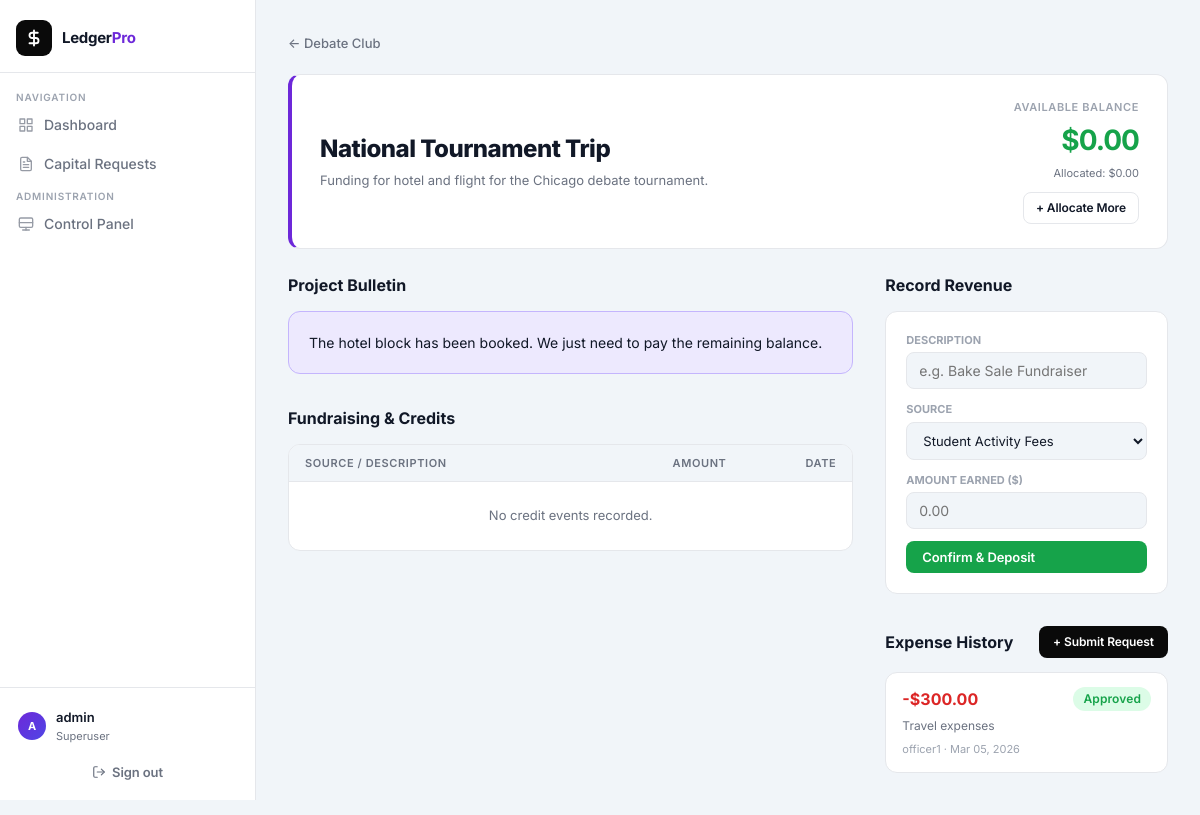
The app's page /org/1/project/1/ (signed in) with its own data.
### orgs/models.py (models this page shows, shortened)
class Organization(models.Model):
    institution = models.ForeignKey(
        Institution, on_delete=models.CASCADE, related_name='organizations',
        null=True, blank=True
    )
    name = models.CharField(max_length=200)
    description = models.TextField(blank=True)
    officers = models.ManyToManyField(User, related_name='officer_of', blank=True)
    budget = models.DecimalField(
        max_digits=12, decimal_places=2, default=0.00,
        help_text="Starting budget manually inputted by Admins"
    )
    admins = models.ManyToManyField(
        User, related_name='org_admin_of', blank=True,
        help_text="Users with admin-level access to this org (set by the Institution Superuser)"
    )

class Project(models.Model):
    organization = models.ForeignKey(Organization, on_delete=models.CASCADE, related_name='projects')
    name = models.CharField(max_length=200)
    description = models.TextField(blank=True)
    bulletin = models.TextField(blank=True, help_text="Project bulletin board")
    allocated_budget = models.DecimalField(
        max_digits=12, decimal_places=2, default=0.00,
        help_text="Capital allocated from the main Org budget to this project"
    )
    @property
    def current_balance(self):
        return self.allocated_budget

class CapitalRequest(models.Model):
    STATUS_CHOICES = [
        ('PENDING', 'Pending Review'),
        ('APPROVED', 'Approved'),
        ('REJECTED', 'Rejected'),
    ]
    CATEGORY_CHOICES = [
        ('EVENTS', 'Events & Programming'),
        ('TRAVEL', 'Travel'),
        ('OPERATIONS', 'Operations'),
        ('MARKETING', 'Marketing & Outreach'),
        ('PERSONNEL', 'Personnel'),
        ('FUNDRAISING', 'Fundraising'),
        ('EQUIPMENT', 'Equipment'),
        ('MISC', 'Miscellaneous'),
    ]
    organization = models.ForeignKey(Organization, on_delete=models.CASCADE, related_name='requests')
    project = models.ForeignKey(Project, on_delete=models.CASCADE, related_name='requests')
    submitted_by = models.ForeignKey(User, on_delete=models.CASCADE)
    amount = models.DecimalField(max_digits=12, decimal_places=2)
    category = models.CharField(max_length=50, choices=CATEGORY_CHOICES, default='MISC')
    purpose = models.TextField()
    status = models.CharField(max_length=20, choices=STATUS_CHOICES, default='PENDING')
    admin_note = models.TextField(blank=True, null=True)
    created_at = models.DateTimeField(auto_now_add=True)
    updated_at = models.DateTimeField(auto_now=True)

### orgs/views.py (the view)
# urls.py: path('org/<int:org_id>/project/<int:project_id>/', views.project_detail, name='project_detail'),
@login_required
def project_detail(request, org_id, project_id):
    org = get_object_or_404(Organization, id=org_id)
    if not can_access_org(request.user, org):
        return redirect('dashboard')
    project = get_object_or_404(Project, id=project_id, organization=org)
    req_qs = project.requests.all().order_by('-created_at')
    credits = project.credits.all().order_by('-created_at')
    is_admin = is_admin_for_org(request.user, org)
    return render(request, 'orgs/project_detail.html', {
        'org': org,
        'project': project,
        'requests': req_qs,
        'credits': credits,
        'is_admin': is_admin,
        'sources': CreditEvent.SOURCE_CHOICES,
    })

### orgs/context_processors.py (called while the page is built)
def platform_context(request):
    if request.user.is_anonymous:
        return {
            'is_platform_admin': False,
            'user_institution': None,
            'is_any_superuser': False,
        }
    return {
        'is_platform_admin': is_platform_admin(request.user),
        'user_institution': get_user_institution(request.user),
        'is_any_superuser': is_any_superuser(request.user),
    }

### orgs/utils.py (called while the page is built)
def get_user_institution(user):
    if user.is_anonymous:
        return None
    try:
        if hasattr(user, 'superuser_of'):
            return user.superuser_of
    except Exception:
        pass
    org = Organization.objects.filter(admins=user).first() or Organization.objects.filter(officers=user).first()
    if org:
        return org.institution
    return None

def is_platform_admin(user):
    return user.is_superuser and not hasattr(user, 'superuser_of')

def is_any_superuser(user):
    if is_platform_admin(user):
        return True
    institution = get_user_institution(user)
    if institution and user == institution.superuser:
        return True
    return False

def is_admin_for_org(user, org):
    if is_platform_admin(user):
        return True
    institution = get_user_institution(user)
    if institution and user == institution.superuser and org.institution == institution:
        return True
    return user in org.admins.all()

def can_access_org(user, org):
    return is_admin_for_org(user, org) or is_officer_for_org(user, org)

### orgs/templates/orgs/project_detail.html (shortened to what this page needs)
{% extends 'orgs/base.html' %}
{% block content %}
<a href="{% url 'org_detail' org.id %}" class="back-link">&larr; {{ org.name }}</a>
<div class="card"
    style="margin-bottom: 24px; display: flex; justify-content: space-between; align-items: center; padding: 24px 28px; border-left: 4px solid var(--primary);">
    <div>
        <h1 style="font-size: 24px; font-weight: 800; letter-spacing: -0.5px; margin-bottom: 4px;">{{ project.name }}
        </h1>
        <p style="color: var(--text-muted); font-size: 13px;">{{ project.description|default:"No description provided." }}</p>
    </div>
    <div style="text-align: right;">
        <div
            style="font-size: 11px; font-weight: 600; text-transform: uppercase; letter-spacing: 0.6px; color: var(--text-label); margin-bottom: 4px;">
            Available Balance</div>
        <div class="money" style="font-size: 28px; letter-spacing: -1px; color: var(--success);">${{ project.current_balance }}</div>
        <div style="font-size: 11px; color: var(--text-muted); margin-top: 4px;">
            Allocated: ${{ project.allocated_budget }}
        </div>
        {% if is_admin %}
        <a href="{% url 'allocate_funds' org.id project.id %}" class="btn btn-outline"
            style="margin-top: 10px; font-size: 12px; padding: 6px 12px;">+ Allocate More</a>
        {% endif %}
    </div>
</div>
<div style="display: grid; grid-template-columns: 2fr 1fr; gap: 32px; align-items: start;">
    <div>
        <h2 style="font-size: 16px; font-weight: 700; margin-bottom: 14px;">Project Bulletin</h2>
        <div class="card" style="background: var(--purple-bg); border-color: #C4B5FD; margin-bottom: 32px;">
            <p style="font-size: 14px; line-height: 1.7; color: #3B0764;">
                {{ project.bulletin|default:"No announcements posted yet."|linebreaks }}
            </p>
        </div>
        <div style="display: flex; justify-content: space-between; align-items: center; margin-bottom: 14px;">
            <h2 style="font-size: 16px; font-weight: 700;">Fundraising & Credits</h2>
        </div>
        <div class="card" style="padding: 0; overflow: hidden; margin-bottom: 32px;">
            <table>
                <thead>
                    <tr>
                        <th>Source / Description</th>
                        <th style="text-align: right;">Amount</th>
                        <th style="text-align: right;">Date</th>
                    </tr>
                </thead>
                <tbody>
                    {% for c in credits %}
                    <tr>
                        <td style="font-weight: 500;">{{ c.description }}</td>
                        <td style="text-align: right; color: var(--success); font-weight: 600;">+${{ c.amount }}</td>
                        <td style="text-align: right; color: var(--text-muted); font-size: 12px;">{{ c.created_at|date:"M d, Y" }}</td>
                    </tr>
                    {% empty %}
                    <tr>
                        <td colspan="3" style="text-align: center; color: var(--text-muted); padding: 24px;">No credit
                            events recorded.</td>
                    </tr>
                    {% endfor %}
                </tbody>
            </table>
        </div>
    </div>
    <div>
        {% if is_admin %}
        <h2 style="font-size: 16px; font-weight: 700; margin-bottom: 14px;">Record Revenue</h2>
        <div class="card" style="margin-bottom: 32px;">
            <form method="post" action="{% url 'record_credit' org.id project.id %}"
                style="display: flex; flex-direction: column; gap: 12px;">
                <div>
                    <label
                        style="font-size: 11px; font-weight: 700; text-transform: uppercase; color: var(--text-label); display: block; margin-bottom: 4px;">Description</label>
                    <input type="text" name="description" class="form-control" placeholder="e.g. Bake Sale Fundraiser"
                        required>
                </div>
                <div>
                    <label
                        style="font-size: 11px; font-weight: 700; text-transform: uppercase; color: var(--text-label); display: block; margin-bottom: 4px;">Source</label>
                    <select name="source" class="form-control" required style="font-size: 13px;">
                        {% for key, val in sources %}
                        <option value="{{ key }}">{{ val }}</option>
                        {% endfor %}
                    </select>
                </div>
                <div>
                    <label
                        style="font-size: 11px; font-weight: 700; text-transform: uppercase; color: var(--text-label); display: block; margin-bottom: 4px;">Amount
                        Earned ($)</label>
                    <input type="number" name="amount" class="form-control" placeholder="0.00" step="0.01" required>
                </div>
                <button type="submit" class="btn" style="background: var(--success);">Confirm & Deposit</button>
            </form>
        </div>
        {% endif %}
        <div style="display: flex; justify-content: space-between; align-items: center; margin-bottom: 14px;">
            <h2 style="font-size: 16px; font-weight: 700;">Expense History</h2>
            <a href="{% url 'submit_request_project' org.id project.id %}" class="btn"
                style="font-size: 12px; padding: 7px 14px;">+ Submit Request</a>
        </div>
        {% for req in requests %}
        <div class="card" style="padding: 14px 16px; margin-bottom: 10px;">
            <div style="display: flex; justify-content: space-between; align-items: flex-start; margin-bottom: 6px;">
                <span class="money" style="font-size: 16px; color: var(--danger);">-${{ req.amount }}</span>
                <span class="badge {{ req.status|lower }}">{{ req.get_status_display }}</span>
            </div>
            <p style="color: var(--text-muted); font-size: 12px; margin-bottom: 6px;">{{ req.purpose|truncatewords:15 }}
            </p>
            <div style="font-size: 11px; color: var(--text-label);">
                {{ req.submitted_by.username }} &middot; {{ req.created_at|date:"M d, Y" }}
            </div>
        </div>
        {% empty %}
        <div class="card" style="text-align: center; padding: 28px; color: var(--text-muted); font-size: 13px;">No
            expenses yet.</div>
        {% endfor %}
    </div>
</div>
{% endblock %}

### orgs/templates/orgs/base.html (shortened to what this page needs)
<!DOCTYPE html>
<html lang="en">
<head>
</head>
<body>
    <aside class="sidebar">
        <div class="sidebar-header">
            <a href="{% url 'dashboard' %}" class="sidebar-logo">
                <div class="sidebar-logo-icon">
                    <svg width="18" height="18" viewBox="0 0 24 24" fill="none" stroke="currentColor" stroke-width="2.5"
                        stroke-linecap="round" stroke-linejoin="round">
                        <path d="M12 2v20M17 5H9.5a3.5 3.5 0 0 0 0 7h5a3.5 3.5 0 0 1 0 7H6" />
                    </svg>
                </div>
                <span class="sidebar-logo-text">Ledger<span>Pro</span></span>
            </a>
        </div>
        <nav class="sidebar-nav">
            <span class="nav-section-label">Navigation</span>
            <a href="{% url 'dashboard' %}" class="nav-link">
                <svg viewBox="0 0 24 24" fill="none" stroke="currentColor" stroke-width="2" stroke-linecap="round"
                    stroke-linejoin="round">
                    <rect x="3" y="3" width="7" height="7" />
                    <rect x="14" y="3" width="7" height="7" />
                    <rect x="14" y="14" width="7" height="7" />
                    <rect x="3" y="14" width="7" height="7" />
                </svg>
                Dashboard
            </a>
            <a href="{% url 'all_requests' %}" class="nav-link">
                Capital Requests
            </a>
            {% if is_any_superuser %}
            <span class="nav-section-label">Administration</span>
            <a href="{% url 'superuser_dashboard' %}" class="nav-link">
                <svg viewBox="0 0 24 24" fill="none" stroke="currentColor" stroke-width="2" stroke-linecap="round"
                    stroke-linejoin="round">
                    <rect x="2" y="3" width="20" height="14" rx="2" ry="2" />
                    <line x1="2" y1="10" x2="22" y2="10" />
                    <line x1="7" y1="21" x2="17" y2="21" />
                    <line x1="12" y1="17" x2="12" y2="21" />
                </svg>
                {% if is_platform_admin %}Platform Control{% else %}Control Panel{% endif %}
            </a>
            {% endif %}
        </nav>
        <div class="sidebar-footer">
            {% if user.is_authenticated %}
            <div class="user-pill">
                <div class="user-avatar">{{ user.username|slice:":1" }}</div>
                <div class="user-info">
                    <div class="user-name">{{ user.username }}</div>
                    <div class="user-role">
                        {% if user.is_superuser %}Superuser{% elif user.is_staff %}Admin{% else %}Officer{% endif %}
                    </div>
                </div>
            </div>
            <form action="{% url 'account_logout' %}" method="post" style="margin-top: 4px;">
                <button type="submit" class="btn btn-ghost"
                    style="width: 100%; justify-content: center; font-size: 13px;">
                    <svg width="14" height="14" viewBox="0 0 24 24" fill="none" stroke="currentColor" stroke-width="2"
                        stroke-linecap="round" stroke-linejoin="round">
                        <path d="M9 21H5a2 2 0 0 1-2-2V5a2 2 0 0 1 2-2h4" />
                        <polyline points="16 17 21 12 16 7" />
                        <line x1="21" y1="12" x2="9" y2="12" />
                    </svg>
                    Sign out
                </button>
            </form>
            {% else %}
            <a href="{% url 'account_login' %}" class="btn" style="width: 100%; justify-content: center;">Sign in</a>
            {% endif %}
        </div>
    </aside>
    <div class="main-wrapper">
        <div class="container">
            {% block content %}{% endblock %}
        </div>
    </div>
</body>
</html>

### records on screen
Organization: name "Debate Club"
Project: name "National Tournament Trip", description "Funding for hotel and flight for the Chicago debate tournament.", current_balance "0.00", allocated_budget "0.00", bulletin "The hotel block has been booked. We just need to pay the remaining balance."
CapitalRequest: amount "300.00", status "Approved", purpose "Travel expenses", submitted_by.username "officer1", created_at "Mar 05, 2026"

### other values on screen
{{ user.username|slice:":1" }} "A"
{{ user.username }} "admin"
form field source "Student Activity Fees"
